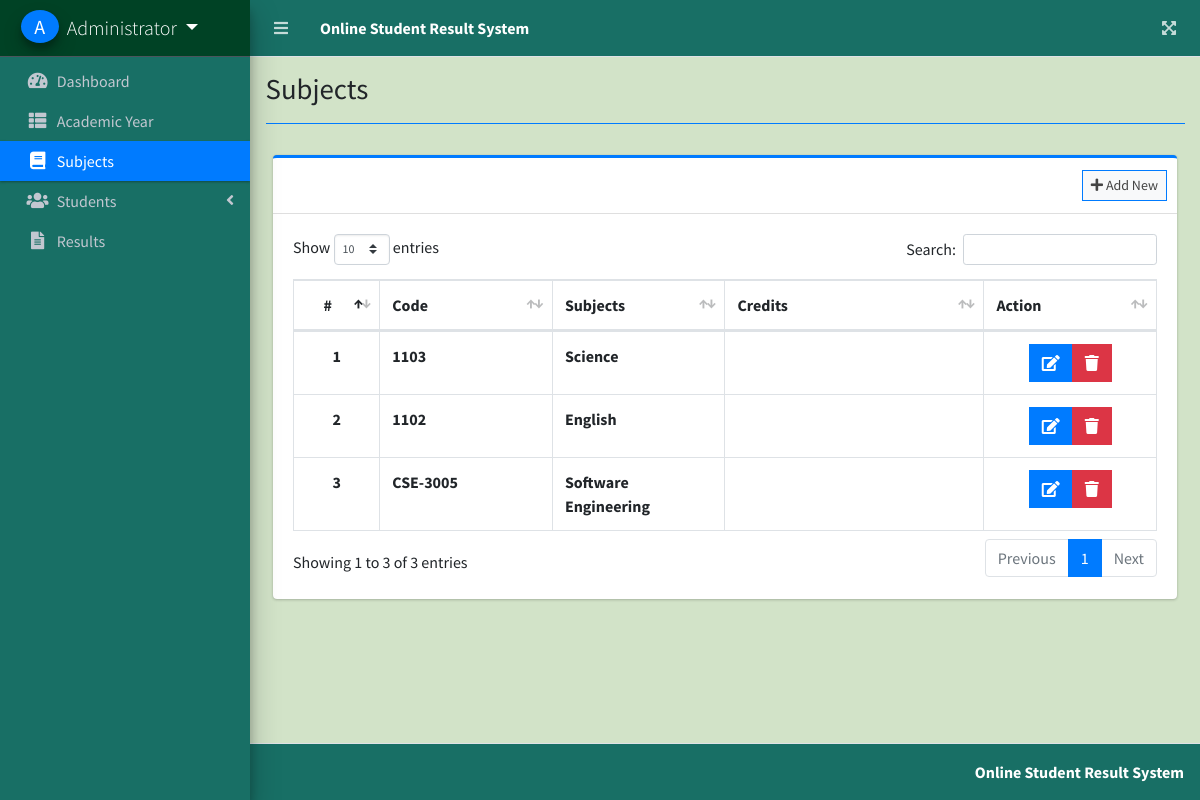
Page /index.php?page=subjects (signed in) on the committed database.
### tables this page shows
CREATE TABLE `subjects` (
  `id` int(30) NOT NULL,
  `subject_code` varchar(50) NOT NULL,
  `subject` varchar(200) NOT NULL,
  `credits` text NOT NULL,
  `date_created` datetime NOT NULL DEFAULT current_timestamp()
);

### subjects.php (the view, shortened to what this page needs)
<?php include'db_connect.php' ?>
<div class="col-lg-12">
	<div class="card card-outline card-primary">
		<div class="card-header">
			<div class="card-tools">
				<a class="btn btn-block btn-sm btn-default btn-flat border-primary new_subject" href="javascript:void(0)"><i class="fa fa-plus"></i> Add New</a>
			</div>
		</div>
		<div class="card-body">
			<table class="table tabe-hover table-bordered" id="list">
				<colgroup>
					<col width="10%">
					<col width="20%">
					<col width="20%">
					<col width="30%">
					<col width="20%">
				</colgroup>
				<thead>
					<tr>
						<th class="text-center">#</th>
						<th>Code</th>
						<th>Subjects</th>
						<th>Credits</th>
						<th>Action</th>
					</tr>
				</thead>
				<tbody>
					<?php
					$i = 1;
					$qry = $conn->query("SELECT * FROM subjects order by unix_timestamp(date_created) desc ");
					while($row= $qry->fetch_assoc()):
					?>
					<tr>
						<th class="text-center"><?php echo $i++ ?></th>
						<td><b><?php echo ucwords($row['subject_code']) ?></b></td>
						<td><b><?php echo ucwords($row['subject']) ?></b></td>
						<td><p class=""><?php echo $row['description'] ?></p></td>
						<td class="text-center">
		                    <div class="btn-group">
		                        <a href="javascript:void(0)" data-id='<?php echo $row['id'] ?>' class="btn btn-primary btn-flat manage_subject">
		                          <i class="fas fa-edit"></i>
		                        </a>
		                        <button type="button" class="btn btn-danger btn-flat delete_subject" data-id="<?php echo $row['id'] ?>">
		                          <i class="fas fa-trash"></i>
		                        </button>
	                      </div>
						</td>
					</tr>
				<?php endwhile; ?>
				</tbody>
			</table>
		</div>
	</div>
</div>

### rows in the picture
subjects: subject_code "1103", subject "Science"
subjects: subject_code "1102", subject "English"
subjects: subject_code "CSE-3005", subject "Software Engineering"

### other values in the picture
$_SESSION['system']['name'] "Online Student Result System"
$_SESSION['login_firstname'].' '.$_SESSION['login_lastname'] "Administrator"
$title "Subjects"
